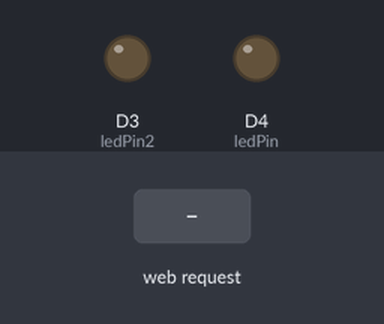
Simulated run of this sketch. Board: ESP8266 (Wemos D1 mini). Parts: output pins drawn as LEDs (lit = HIGH). Inputs (shaded band) come from the test bench. WiFi joins after 1.5 s; servers stay silent unless stated; what the sketch prints to the serial monitor is not drawn.

Above: at 2.7 s.
2.8 s: HTTP request GET /LED=ON received
At 3.1 s:
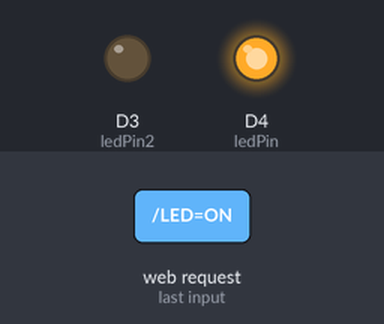
4.3 s: HTTP request GET /LED2=ON received
At 5.4 s:
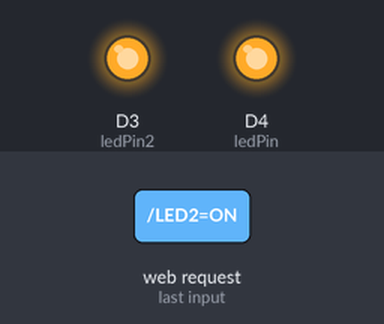
5.8 s: HTTP request GET /LED=OFF received
At 6.5 s:
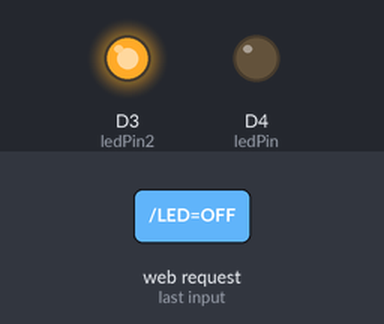
7.3 s: HTTP request GET /LED2=OFF received
At 7.7 s:
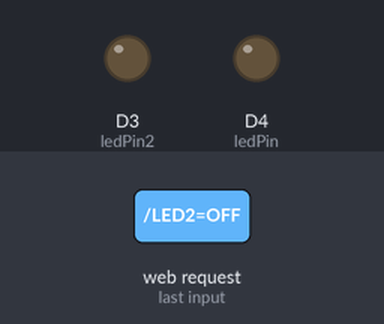
Timing chart, 0 to 9.8 s (numbered marks = the images above; inputs shaded):
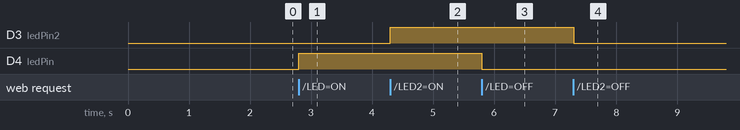

Measured:
- after the input at 2.8 s, D4 (ledPin): LOW → HIGH at once
- after the input at 4.3 s, D3 (ledPin2): LOW → HIGH at once
- after the input at 5.8 s, D4 (ledPin): HIGH → LOW at once
- after the input at 7.3 s, D3 (ledPin2): HIGH → LOW at once

The sketch:

WEMOS_D1_Pisca_led_wifi.ino
```cpp
     #include <ESP8266WiFi.h>
    const char* ssid = "123644987";
    const char* password = "planeta514";
    int ledPin = D4; // GPIO2
    int ledPin2 = D3; // GPIO2
    WiFiServer server(80);
    void setup() {
    Serial.begin(115200);
    delay(10);
    pinMode(ledPin, OUTPUT);
    digitalWrite(ledPin, LOW);
    pinMode(ledPin2, OUTPUT);
    digitalWrite(ledPin2, LOW);
    // Connect to WiFi network
    Serial.println();
    Serial.println();
    Serial.print("Connecting to ");
    Serial.println(ssid);
    WiFi.begin(ssid, password);
    while (WiFi.status() != WL_CONNECTED) {
    delay(500);
    Serial.print(".");
    }
    Serial.println("");
    Serial.println("WiFi connected");
    // Start the server
    server.begin();
    Serial.println("Server started");
    // Print the IP address
    Serial.print("Use this URL to connect: ");
    Serial.print("http://");
    Serial.print(WiFi.localIP());
    Serial.println("/");
    }
    void loop() {
    // Check if a client has connected
    WiFiClient client = server.available();
    if (!client) {
    return;
    }
    // Wait until the client sends some data
    Serial.println("new client");
    while (!client.available()) {
    delay(1);
    }
    // Read the first line of the request
    String request = client.readStringUntil('\r');
    Serial.println(request);
    client.flush();
    // Match the request
    int value = LOW;
    int value2 = LOW;
    if (request.indexOf("/LED=ON") != -1) {
    digitalWrite(ledPin, HIGH);
    value = HIGH;
    }
    if (request.indexOf("/LED=OFF") != -1) {
    digitalWrite(ledPin, LOW);
    value = LOW;
    }
    if (request.indexOf("/LED2=ON") != -1) {
    digitalWrite(ledPin2, HIGH);
    value2 = HIGH;
    }
    if (request.indexOf("/LED2=OFF") != -1) {
    digitalWrite(ledPin2, LOW);
    value2 = LOW;
    }
    // Set ledPin according to the request
    //digitalWrite(ledPin, value);
    // Return the response
    client.println("HTTP/1.1 200 OK");
    client.println("Content-Type: text/html");
    client.println(""); // do not forget this one
    client.println("<!DOCTYPE HTML>");
    client.println("<html>");
    client.println("<meta charset ='utf-8'/>");
    client.println("<meta name = 'viewport' content = 'width=device-width, initial-scale=1'>");
    client.println(F("<link href='https://maxcdn.bootstrapcdn.com/bootstrap/3.3.1/css/bootstrap.min.css' rel='stylesheet'></link>"));
    client.println("<div class='jumbotron'>");
    client.println("<h1 class='text-center'>Automação Residencial</h1>");
    client.println("<h2 class='text-center'>ESP8266</h2>");
    client.println("</div>");
    client.println("<div class='col-md-6'>");
    client.println("<div class='alert alert-info text-center' role='alert'>Lampada 1</div>");
    client.println("<a class='btn btn-danger btn-lg center-block' href=\"/LED=OFF\"> Desligar </a>");
    client.println("<br>");
    client.println("<a class='btn btn-success btn-lg center-block' href=\"/LED=ON\"> Ligar </a>");
    client.println("</div>");
    client.println("<div class='col-md-6'>");
    client.println("<div class='alert alert-info text-center' role='alert'>Lampada 2</div>");
    client.println("<a class='btn btn-danger btn-lg center-block' href=\"/LED2=OFF\"> Desligar </a>");
    client.println("<br>");
    client.println("<a class='btn btn-success btn-lg center-block' href=\"/LED2=ON\"> Ligar </a>");
    client.println("</div>");
    client.println("</html>");
    delay(1);
    Serial.println("Client disonnected");
    Serial.println("");
    }
```
